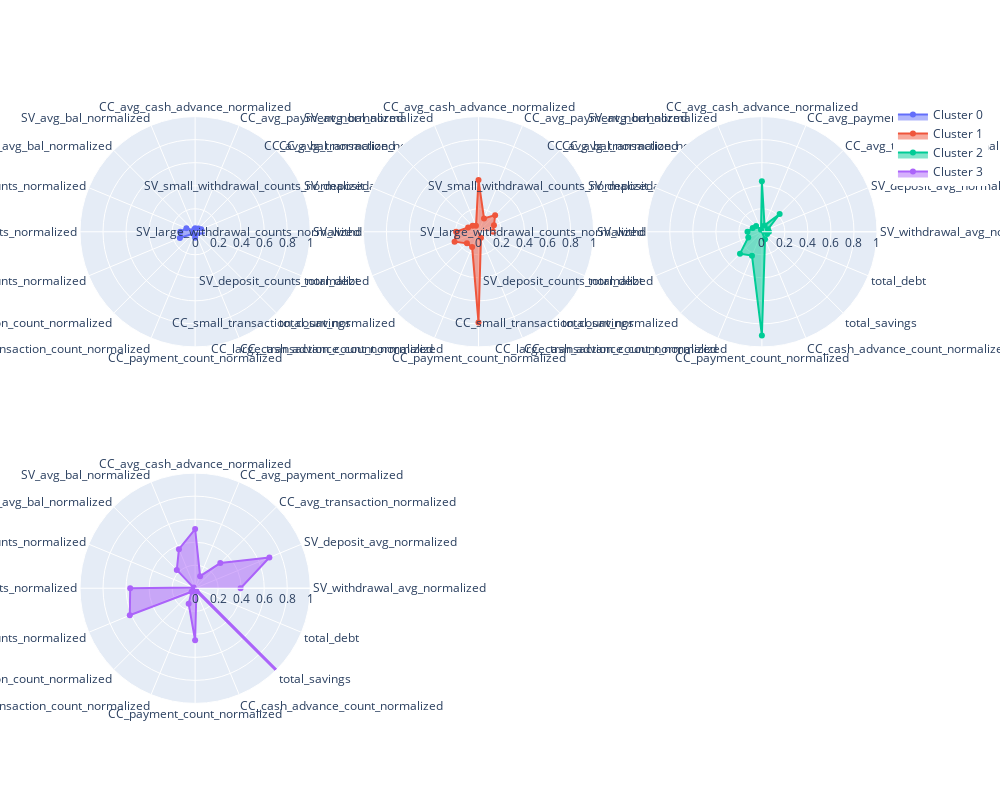

Notebook code for this chart:
### Code cell
import plotly.express as px
import plotly.graph_objects as go
from plotly.subplots import make_subplots

fig = make_subplots(rows=2, cols=3, specs=[[{'type': 'polar'}]*3]*2)

abbrev = df_radar_grouped.columns.tolist()

n_clusters = 4

layoutdict = dict(
            radialaxis=dict(
            visible=True,
            range=[0, 1]
            ))

for i in range(n_clusters):
    fig.add_trace(go.Scatterpolar(
        r=df_radar_grouped.loc[i],
        theta=abbrev,
        fill='toself',
        name="Cluster " + str(i)),
        i // 3 + 1,
        i % 3 + 1)
    
fig.update_layout(
        polar=layoutdict,
        polar2=layoutdict,
        polar3=layoutdict,
        polar4=layoutdict,
        polar5=layoutdict,
        polar6=layoutdict,
        showlegend=True
        )
fig.update_layout(height=800, width=1000)
fig.show()

### Figure 1 — Plotly figure (JSON) as saved in the notebook; plotly's stock layout.template omitted (floating-point values rounded to 4 significant figures)
{"data": [{"fill": "toself", "name": "Cluster 0", "r": [0.06065, 0.05681, 0.03846, 0.01247, 0.03096, 0.02157, 0.01337, 0.08208, 0.1292, 0.1433, 0.02228, 0.01848, 0.05243, 0.004861, -0.178, 0.02688], "subplot": "polar", "theta": ["SV_withdrawal_avg_normalized", "SV_deposit_avg_normalized", "CC_avg_transaction_normalized", "CC_avg_payment_normalized", "CC_avg_cash_advance_normalized", "SV_avg_bal_normalized", "CC_avg_bal_normalized", "SV_small_withdrawal_counts_normalized", "SV_large_withdrawal_counts_normalized", "SV_deposit_counts_normalized", "CC_small_transaction_count_normalized", "CC_large_transaction_count_normalized", "CC_payment_count_normalized", "CC_cash_advance_count_normalized", "total_savings", "total_debt"], "type": "scatterpolar"}, {"fill": "toself", "name": "Cluster 1", "r": [0.1282, 0.1452, 0.2041, 0.1252, 0.4487, 0.05667, 0.07319, 0.0975, 0.1947, 0.225, 0.1424, 0.1441, 0.7875, 0.05556, -0.01851, -1.974], "subplot": "polar2", "theta": ["SV_withdrawal_avg_normalized", "SV_deposit_avg_normalized", "CC_avg_transaction_normalized", "CC_avg_payment_normalized", "CC_avg_cash_advance_normalized", "SV_avg_bal_normalized", "CC_avg_bal_normalized", "SV_small_withdrawal_counts_normalized", "SV_large_withdrawal_counts_normalized", "SV_deposit_counts_normalized", "CC_small_transaction_count_normalized", "CC_large_transaction_count_normalized", "CC_payment_count_normalized", "CC_cash_advance_count_normalized", "total_savings", "total_debt"], "type": "scatterpolar"}, {"fill": "toself", "name": "Cluster 2", "r": [0.06183, 0.0573, 0.2183, 0.05993, 0.439, 0.01959, 0.07041, 0.08628, 0.125, 0.128, 0.2689, 0.2245, 0.9001, 0.07127, -0.1877, 0.04898], "subplot": "polar3", "theta": ["SV_withdrawal_avg_normalized", "SV_deposit_avg_normalized", "CC_avg_transaction_normalized", "CC_avg_payment_normalized", "CC_avg_cash_advance_normalized", "SV_avg_bal_normalized", "CC_avg_bal_normalized", "SV_small_withdrawal_counts_normalized", "SV_large_withdrawal_counts_normalized", "SV_deposit_counts_normalized", "CC_small_transaction_count_normalized", "CC_large_transaction_count_normalized", "CC_payment_count_normalized", "CC_cash_advance_count_normalized", "total_savings", "total_debt"], "type": "scatterpolar"}, {"fill": "toself", "name": "Cluster 3", "r": [0.3948, 0.6984, 0.3091, 0.1133, 0.5143, 0.3675, 0.2252, 0.01429, 0.5639, 0.6143, 0.04348, 0.1468, 0.4524, 0.0291, 5.374, -1.309], "subplot": "polar4", "theta": ["SV_withdrawal_avg_normalized", "SV_deposit_avg_normalized", "CC_avg_transaction_normalized", "CC_avg_payment_normalized", "CC_avg_cash_advance_normalized", "SV_avg_bal_normalized", "CC_avg_bal_normalized", "SV_small_withdrawal_counts_normalized", "SV_large_withdrawal_counts_normalized", "SV_deposit_counts_normalized", "CC_small_transaction_count_normalized", "CC_large_transaction_count_normalized", "CC_payment_count_normalized", "CC_cash_advance_count_normalized", "total_savings", "total_debt"], "type": "scatterpolar"}], "layout": {"height": 800, "polar": {"angularaxis": {"type": "category"}, "domain": {"x": [0, 0.2889], "y": [0.575, 1]}, "radialaxis": {"autorange": false, "range": [0, 1], "type": "linear", "visible": true}}, "polar2": {"angularaxis": {"type": "category"}, "domain": {"x": [0.3556, 0.6444], "y": [0.575, 1]}, "radialaxis": {"autorange": false, "range": [0, 1], "type": "linear", "visible": true}}, "polar3": {"angularaxis": {"type": "category"}, "domain": {"x": [0.7111, 1], "y": [0.575, 1]}, "radialaxis": {"autorange": false, "range": [0, 1], "type": "linear", "visible": true}}, "polar4": {"angularaxis": {"type": "category"}, "domain": {"x": [0, 0.2889], "y": [0, 0.425]}, "radialaxis": {"autorange": false, "range": [0, 1], "type": "linear", "visible": true}}, "polar5": {"domain": {"x": [0.3556, 0.6444], "y": [0, 0.425]}, "radialaxis": {"range": [0, 1], "visible": true}}, "polar6": {"domain": {"x": [0.7111, 1], "y": [0, 0.425]}, "radialaxis": {"range": [0, 1], "visible": true}}, "showlegend": true, "width": 1000}}
